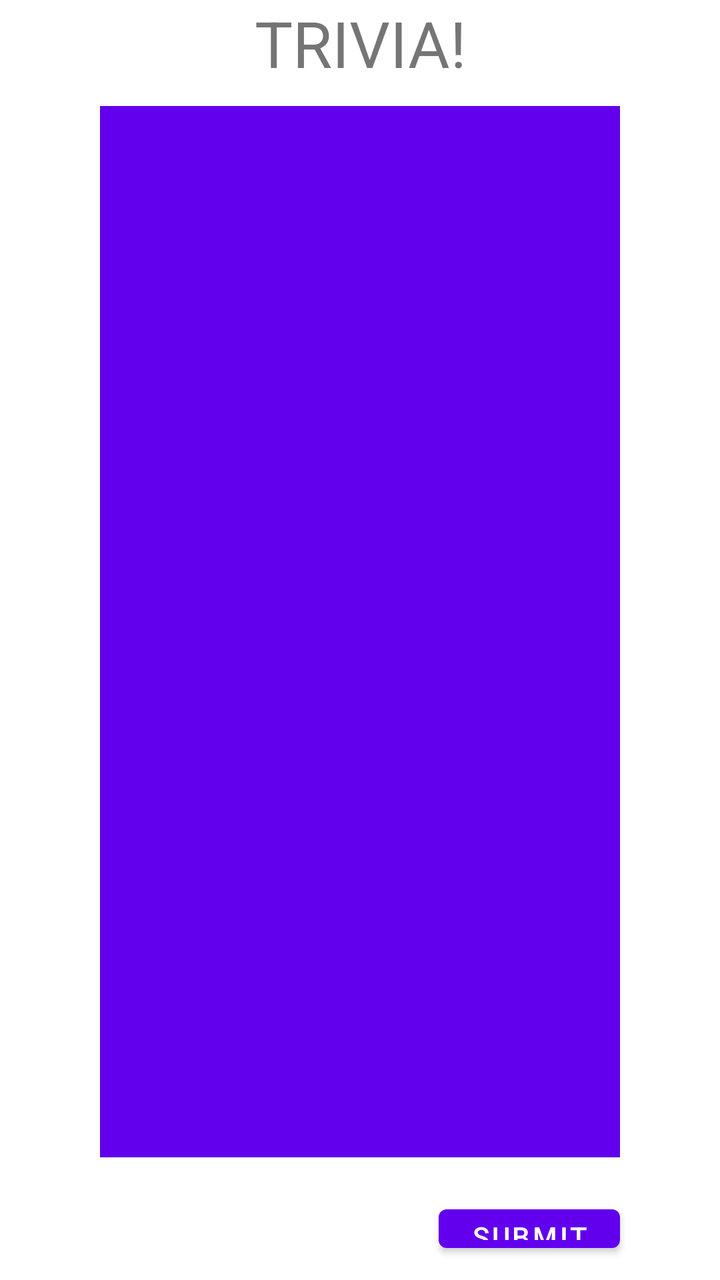
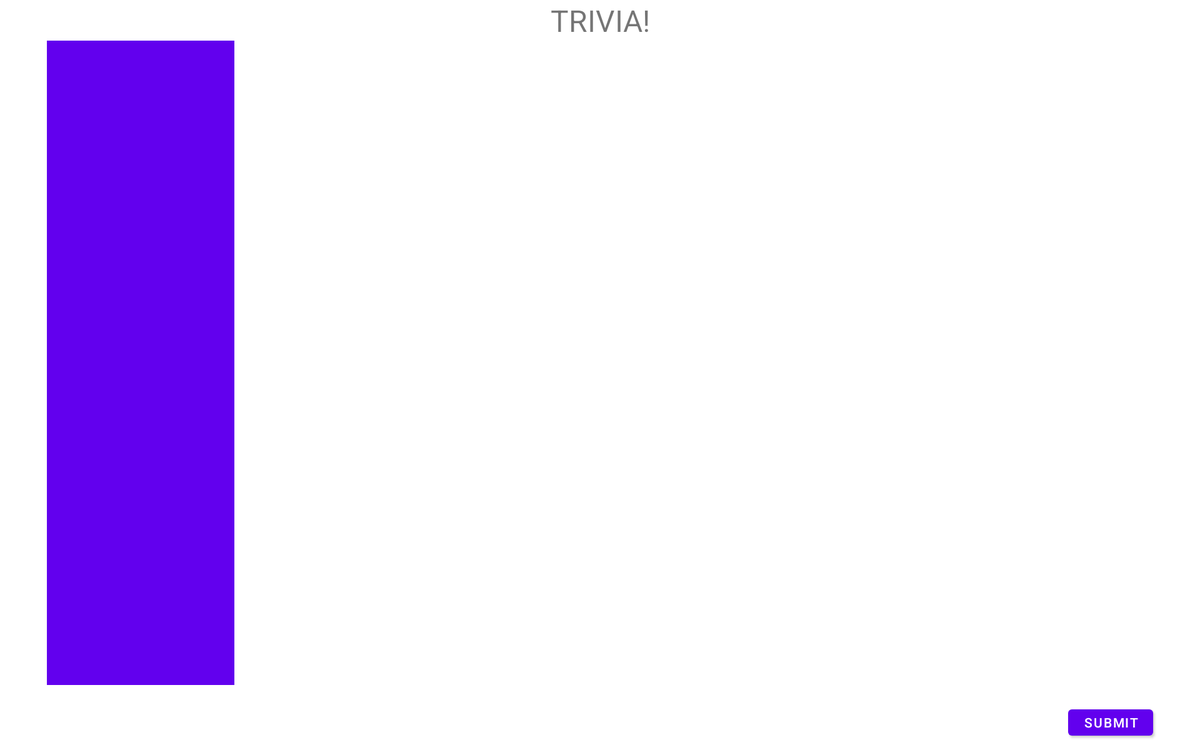

One screen, two layout resources from the same app: the default and the repository's alternative for another configuration. Each is rendered where Android would select it; the XML of both is given below.
<!-- AndroidManifest.xml: application theme Theme.MyApplication -->
<!-- res/layout/t_activity_trivia_quiz.xml -->
<?xml version="1.0" encoding="utf-8"?>
<LinearLayout xmlns:android="http://schemas.android.com/apk/res/android"
    xmlns:app="http://schemas.android.com/apk/res-auto"
    xmlns:tools="http://schemas.android.com/tools"
    android:layout_width="match_parent"
    android:layout_height="match_parent"
    android:background="@color/dark_grey"
    android:orientation="vertical"
    tools:context=".trivia.quiz.TriviaQuizActivity">

    <include layout="@layout/t_common_header" />

    <LinearLayout
        android:layout_width="match_parent"
        android:layout_height="match_parent"
        android:layout_marginTop="10dp"
        android:orientation="vertical">

        <ListView
            android:id="@+id/t_q_list_view"
            android:layout_width="wrap_content"
            android:layout_height="600dp"
            android:layout_marginHorizontal="50dp"
            android:layout_marginBottom="20dp"
            android:layout_weight="0.8"
            android:background="@color/purple_500" />

        <RelativeLayout
            android:layout_width="match_parent"
            android:layout_height="wrap_content"
            android:layout_gravity="center"
            android:layout_marginBottom="10dp"
            android:layout_weight="0.2"
            android:gravity="center">

            <ProgressBar
                android:id="@+id/t_quiz_progress_bar"
                style="?android:progressBarStyleHorizontal"
                android:layout_width="200dp"
                android:layout_height="10dp"
                android:layout_alignParentStart="true"
                android:layout_marginHorizontal="50dp"
                android:indeterminateTint="@color/white"
                android:indeterminateTintMode="src_in"
                android:visibility="invisible" />

            <Button
                android:id="@+id/t_quiz_submit"
                android:layout_width="wrap_content"
                android:layout_height="50dp"
                android:layout_alignParentEnd="true"
                android:layout_marginEnd="50dp"
                android:text="Submit" />
        </RelativeLayout>
    </LinearLayout>
</LinearLayout>
<!-- res/layout/t_common_header.xml (included above) -->
<?xml version="1.0" encoding="utf-8"?>
<merge
    xmlns:android="http://schemas.android.com/apk/res/android" android:layout_width="match_parent"
    android:layout_height="wrap_content">

    <TextView
        android:layout_width="match_parent"
        android:layout_height="wrap_content"
        android:text="@string/t_header_text"
        android:textAlignment="center"
        android:textAllCaps="true"
        android:textSize="32sp" />
</merge>
<!-- resources referenced by this layout -->
<resources>
  <color name="purple_500">#FF6200EE</color>
  <color name="white">#FFFFFFFF</color>
  <string name="t_header_text" translatable="false">Trivia!</string>
  <style name="Theme.MyApplication" parent="Theme.MaterialComponents.DayNight.DarkActionBar">
          
          <item name="colorPrimary">@color/purple_500</item>
          <item name="colorPrimaryVariant">@color/black</item>
          <item name="colorOnPrimary">@color/white</item>
          
          <item name="colorSecondary">@color/teal_200</item>
          <item name="colorSecondaryVariant">@color/teal_700</item>
          <item name="colorOnSecondary">@color/black</item>
          
          <item name="android:statusBarColor" tools:targetApi="l">?attr/colorPrimaryVariant</item>
  
          
          <item name="windowActionBar">true</item>
          <item name="windowNoTitle">true</item>
          
      </style>
  <color name="black">#FF000000</color>
  <color name="teal_200">#FF03DAC5</color>
  <color name="teal_700">#FF018786</color>
</resources>
<!-- res/layout-sw720dp/t_activity_trivia_quiz.xml (the repository's variant of the layout above) -->
<!-- drawn on a large tablet held sideways -->
<?xml version="1.0" encoding="utf-8"?>
<LinearLayout xmlns:android="http://schemas.android.com/apk/res/android"
    xmlns:app="http://schemas.android.com/apk/res-auto"
    xmlns:tools="http://schemas.android.com/tools"
    android:layout_width="match_parent"
    android:layout_height="match_parent"
    android:background="@color/dark_grey"
    android:orientation="vertical"
    tools:context=".trivia.quiz.TriviaQuizActivity">

    <include layout="@layout/t_common_header" />

    <RelativeLayout
        android:layout_width="wrap_content"
        android:layout_height="wrap_content"
        android:layout_weight="0.9">
    <ListView
        android:id="@+id/t_q_list_view"
        android:layout_width="200dp"
        android:layout_height="match_parent"
        android:layout_marginHorizontal="50dp"
        android:layout_marginBottom="20dp"
        android:background="@color/purple_500" />
        <FrameLayout
            android:id="@+id/t_quiz_frame"
            android:layout_width="wrap_content"
            android:layout_height="match_parent"
            android:layout_alignParentEnd="true"
            android:layout_marginEnd="50dp"
            android:layout_toEndOf="@id/t_q_list_view"/>
    </RelativeLayout>

    <RelativeLayout
        android:layout_width="match_parent"
        android:layout_height="wrap_content"
        android:layout_gravity="center"
        android:layout_marginBottom="10dp"
        android:layout_weight="0.1"
        android:gravity="center">

        <ProgressBar
            android:id="@+id/t_quiz_progress_bar"
            style="?android:progressBarStyleHorizontal"
            android:layout_width="200dp"
            android:layout_height="10dp"
            android:layout_alignParentStart="true"
            android:layout_marginHorizontal="50dp"
            android:visibility="invisible" />

        <Button
            android:id="@+id/t_quiz_submit"
            android:layout_width="wrap_content"
            android:layout_height="50dp"
            android:layout_alignParentEnd="true"
            android:layout_marginEnd="50dp"
            android:text="Submit" />
    </RelativeLayout>
</LinearLayout>
<!-- resources referenced by the variant -->
<!-- as a large tablet held sideways resolves them -->
<resources>
  <color name="purple_500">#FF6200EE</color>
  <string name="t_header_text" translatable="false">Trivia!</string>
  <style name="Theme.MyApplication" parent="Theme.MaterialComponents.DayNight.DarkActionBar">
          
          <item name="colorPrimary">@color/purple_500</item>
          <item name="colorPrimaryVariant">@color/black</item>
          <item name="colorOnPrimary">@color/white</item>
          
          <item name="colorSecondary">@color/teal_200</item>
          <item name="colorSecondaryVariant">@color/teal_700</item>
          <item name="colorOnSecondary">@color/black</item>
          
          <item name="android:statusBarColor" tools:targetApi="l">?attr/colorPrimaryVariant</item>
  
          
          <item name="windowActionBar">true</item>
          <item name="windowNoTitle">true</item>
          
      </style>
  <color name="black">#FF000000</color>
  <color name="white">#FFFFFFFF</color>
  <color name="teal_200">#FF03DAC5</color>
  <color name="teal_700">#FF018786</color>
</resources>
